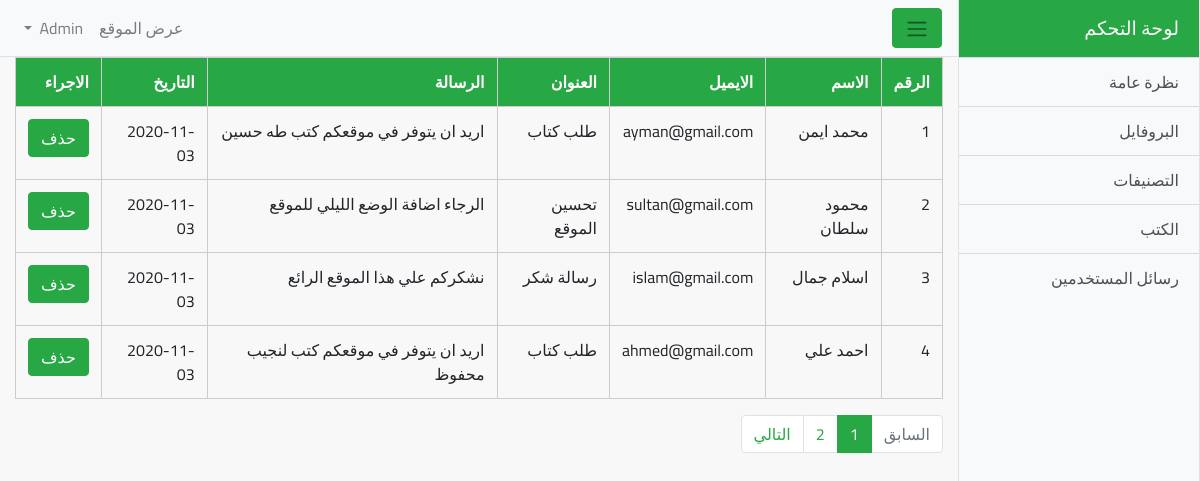
Page /dashboard/messages.php (signed in) on the committed database.
### tables this page shows
CREATE TABLE `messages` (
  `id` int(11) NOT NULL,
  `name` varchar(150) NOT NULL,
  `email` varchar(150) NOT NULL,
  `subject` varchar(150) NOT NULL,
  `message` varchar(10000) NOT NULL,
  `date` date NOT NULL DEFAULT current_timestamp()
);

### dashboard/messages.php (the view, shortened to what this page needs)
<?php
  include 'include/header.php';
  if(!isset($_SESSION['adminInfo'])) {
    header('Location:index.php');
    exit();
  } else {
    ?>
    <div class="container-fluid">
      <div class="show-books">
        <table class="table">
          <thead class="thead-dark">
            <tr>
              <th scope="col">الرقم</th>
              <th scope="col">الاسم</th>
              <th scope="col">الايميل</th>
              <th scope="col">العنوان</th>
              <th scope="col">الرسالة</th>
              <th scope="col">التاريخ</th>
              <th scope="col">الاجراء</th>
            </tr>
          </thead>
          <tbody>
            <?php
              if(isset($_GET['page'])) {
                $page = $_GET['page'];
              } else {
                $page = 1;
              }
              $limit = 4;
              $start = ($page - 1) * $limit;
              $query = "SELECT * FROM messages ORDER BY id DESC LIMIT $start, $limit";
              $res = mysqli_query($con, $query);
              $virtualID = ($page - 1) * $limit;
              while($row = mysqli_fetch_assoc($res)) {
                $virtualID++;
                ?>
                <tr>
                  <td><?php echo $virtualID; ?></td>
                  <td><?php echo $row['name']; ?></td>
                  <td><?php echo $row['email']; ?></td>
                  <td><?php echo $row['subject']; ?></td>
                  <td><?php echo $row['message']; ?></td>
                  <td><?php echo $row['date']; ?></td>
                  <td>
                    <a href="?id=<?php echo $row['id']; ?>" class="btn btn-success confirm">حذف</a>
                  </td>
                </tr>
                <?php
              }
            ?>
          </tbody>
        </table>
        <?php
          $query = "SELECT * FROM messages";
          $result = mysqli_query($con, $query);
          $total_cat = mysqli_num_rows($result);
          $total_pages = ceil($total_cat / $limit);
        ?>
        <nav aria-label="Page navigation example">
          <ul class="pagination">
            <li class="page-item <?php if(($page - 1) == 0) {
              echo 'disabled';
            } ?>"><a class="page-link" href="messages.php?page=<?php if(($page - 1) > 0) {
                echo $page - 1;
              } else {
                echo 1;
              }
              ?>">السابق</a></li>
            <?php
              for($i = 1; $i <= $total_pages; $i++) {
                ?>
                <li class="page-item <?php if($page == $i) {
                  echo 'active';
                } ?>"><a class="page-link" href="messages.php?page=<?php echo $i; ?>"><?php echo $i; ?></a></li>
                <?php
              }
            ?>
            <li class="page-item  <?php if(($page + 1) == $total_pages + 1) {
              echo 'disabled';
            } ?>"><a class="page-link" href="messages.php?page=<?php
                if(($page + 1) < $total_pages) {
                  echo $page + 1;
                } elseif(($page + 1) >= $total_pages) {
                  echo $total_pages;
                }
              ?>">التالي</a></li>
          </ul>
        </nav>
      </div>
    </div>
    </div>
    <?php
    include 'include/footer.php';
  }
?>

### dashboard/css/custom.css (style rules this page uses)
:root { --light-green: #28a745; }
body { overflow-x: hidden; direction: rtl; font-family: "Cairo", sans-serif; }
.table .thead-dark th { color: #fff; background-color: var(--light-green); border: 1px solid #ccc; }
.table td, .table tr { border: 1px solid #cccccc; }
a.page-link, a.page-link:hover { color: var(--light-green); }
li.page-item.disabled { cursor: not-allowed; }
li.page-item.active .page-link { background-color: var(--light-green); border-color: var(--light-green); }

### rows in the picture
messages: name "محمد ايمن", email "ayman@gmail.com", subject "طلب كتاب", message "اريد ان يتوفر في موقعكم كتب طه حسين", date "2020-11-03"
messages: name "محمود سلطان", email "sultan@gmail.com", subject "تحسين الموقع", message "الرجاء اضافة الوضع الليلي للموقع", date "2020-11-03"
messages: name "اسلام جمال", email "islam@gmail.com", subject "رسالة شكر", message "نشكركم علي هذا الموقع الرائع", date "2020-11-03"
messages: name "احمد علي", email "ahmed@gmail.com", subject "طلب كتاب", message "اريد ان يتوفر في موقعكم كتب لنجيب محفوظ", date "2020-11-03"
